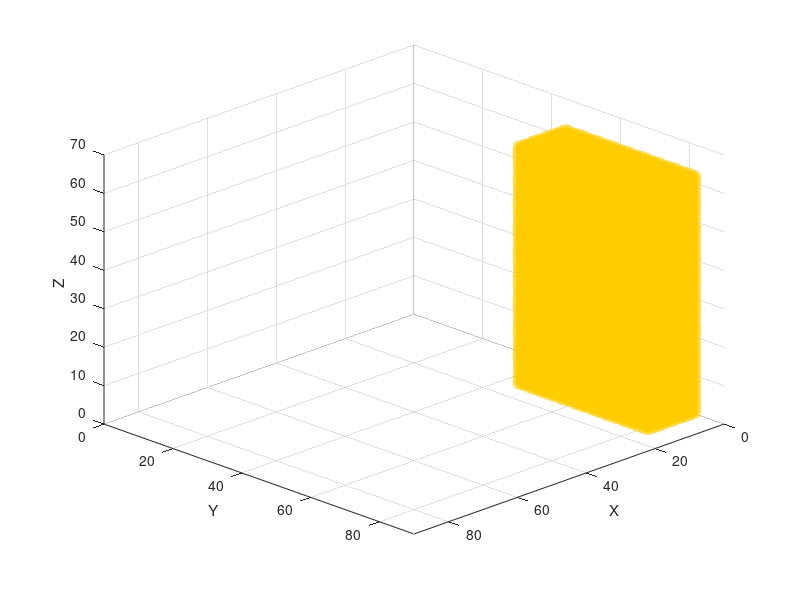

Source code (MATLAB): (Note: this script raises an error after producing the figure.)
%% Map dimensions (MAKE SURE THEY ARE THE SAME AS THE MAP CREATOR)
mapSizeX = 90; mapSizeY = 90; mapSizeZ = 70;
mapSize = [mapSizeX, mapSizeY, mapSizeZ];

%% Generate ROI and Object positions
% We store environment state in this matrix with this values:
% ---- 0 = free | 1= Occupied | 2 = unexplored | 3 = Frontier | 4 = ROI | 
% ---- 5 = Object
voxelStates = 2*ones(mapSize);

%% DEFINE ROI SETTINGS
voxelStates(1:15, 45:83, 1:63) = 4;

%% DEFINE OBJECTIVE LOCATION
objectX=3; objectY=52; objectZ=30;

% Define the object value
objectValue = 5;
% Compute 3x3x3 block centered on the object position
for dx = -1:1
    for dy = -1:1
        for dz = -1:1
            x = objectX + dx;
            y = objectY + dy;
            z = objectZ + dz;

            % Check bounds before assigning
            if x >= 1 && x <= size(voxelStates,1) && ...
               y >= 1 && y <= size(voxelStates,2) && ...
               z >= 1 && z <= size(voxelStates,3)
                voxelStates(x,y,z) = objectValue;
            end
        end
    end
end

figure;             
hold on; 
axis([0 mapSize(1) 0 mapSize(2) 0 mapSize(3)]);
grid on;
xlabel('X'); ylabel('Y'); zlabel('Z');


[rx, ry, rz] = ind2sub(size(voxelStates), find(voxelStates == 4));
scatter3(rx-0.5, ry-0.5, rz-0.5, 50, [1, 0.8, 0], 'filled', 'MarkerFaceAlpha', 0.5);

[gx, gy, gz] = ind2sub(size(voxelStates), find(voxelStates == 5));
scatter3(gx-0.5, gy-0.5, gz-0.5, 50, [0.6, 0.2, 0.8], 'filled', 'MarkerFaceAlpha', 1);

view(135, 30);

%% Save Voxel Initial States Matrix
save('../../Maps_ROI_Object_Situations/Office_1_situations/Office_1_voxelStates_1.mat','voxelStates');
disp('saved voxelStates')
